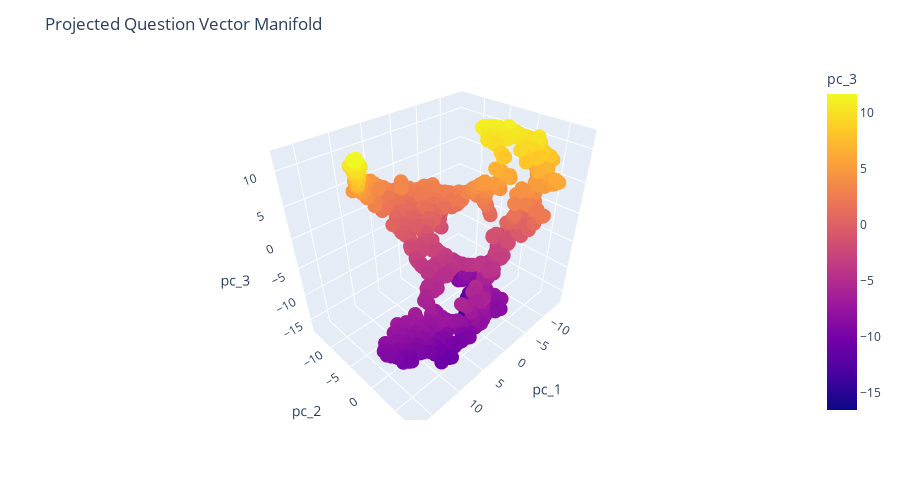

Notebook code for this chart:
### Markdown cell above
### Project Sentence Vectors

### Code cell
tsne = TSNE(n_components=3, metric='cosine')
question_proj = tsne.fit_transform(question_enc)

df = pd.DataFrame({
    'sentence': question_str,
    'vector': [x for x in question_enc],
    'label': labels,
    'pc_1': question_proj[:, 0],
    'pc_2': question_proj[:, 1],
    'pc_3': question_proj[:, 2],
})

fig = px.scatter_3d(
    df, x='pc_1', y='pc_2', z='pc_3', color='pc_3', 
    hover_data=['sentence'])
fig.update_traces(marker_size=5)
fig.update_layout(
    title='Projected Question Vector Manifold',
    legend={'title': 'Cluster Summaries', 'itemclick': 'toggleothers'},
    height=500,
)
fig.show()

### Figure 1 — Plotly figure (JSON) as saved in the notebook; plotly's stock layout.template omitted (floating-point values rounded to 4 significant figures; data arrays with more than 128 entries replaced by an {"elided": "..."} marker saying what was removed)
{"data": [{"customdata": {"elided": "1024x1 str values"}, "hovertemplate": "pc_1=%{x}<br>pc_2=%{y}<br>pc_3=%{marker.color}<br>sentence=%{customdata[0]}<extra></extra>", "legendgroup": "", "marker": {"color": {"elided": "1024 float values"}, "coloraxis": "coloraxis", "size": 5, "symbol": "circle"}, "mode": "markers", "name": "", "scene": "scene", "showlegend": false, "type": "scatter3d", "x": {"elided": "1024 float values"}, "y": {"elided": "1024 float values"}, "z": {"elided": "1024 float values"}}], "layout": {"coloraxis": {"colorbar": {"title": {"text": "pc_3"}}, "colorscale": [[0, "#0d0887"], [0.1111, "#46039f"], [0.2222, "#7201a8"], [0.3333, "#9c179e"], [0.4444, "#bd3786"], [0.5556, "#d8576b"], [0.6667, "#ed7953"], [0.7778, "#fb9f3a"], [0.8889, "#fdca26"], [1, "#f0f921"]]}, "height": 500, "legend": {"itemclick": "toggleothers", "title": {"text": "Cluster Summaries"}, "tracegroupgap": 0}, "margin": {"t": 60}, "scene": {"domain": {"x": [0, 1], "y": [0, 1]}, "xaxis": {"title": {"text": "pc_1"}}, "yaxis": {"title": {"text": "pc_2"}}, "zaxis": {"title": {"text": "pc_3"}}}, "title": {"text": "Projected Question Vector Manifold"}}}
